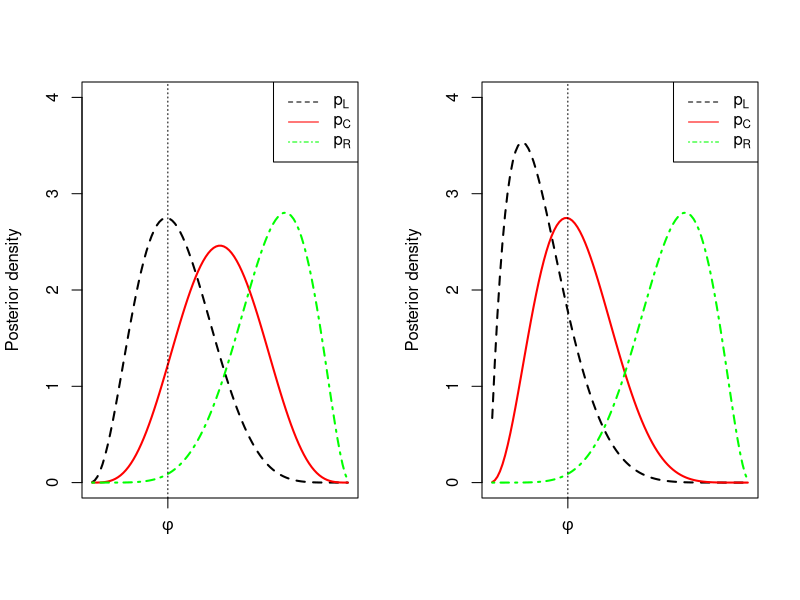

Write R code to recreate this figure.
phi <- 0.3

xs <- seq(0.01, 0.99, length.out=100)


cols <- rainbow(3)
ltys <- c(2, 1, 4)

par(mfrow=c(1,2))
alps <- c(3.5, 5, 7)
bets <- c(7, 5, 3)
plot(xs, dbeta(xs, alps[1], bets[1]), type="l", lwd=2, lty=ltys[1], 
     xlab="", ylim=c(0, 4), xaxt="n", ylab="Posterior density")
lines(xs, dbeta(xs, alps[2], bets[2]), type="l", col=cols[1], lty=ltys[2], lwd=2)
lines(xs, dbeta(xs, alps[3], bets[3]), type="l", col=cols[2], lty=ltys[3], lwd=2)
axis(1, phi, expression(phi))
abline(v=phi, lty=3)
legend.labs <- c(expression(p[L]), expression(p[C]), expression(p[R])) 
legend("topright", legend.labs, lty=ltys, col=c("black", cols[1:2]))

alps <- c(2, 3.5, 7)
bets <- c(8, 7, 3)
plot(xs, dbeta(xs, alps[1], bets[1]), type="l", lwd=2, lty=ltys[1], 
     xlab="", ylim=c(0, 4), xaxt="n", ylab="Posterior density")
lines(xs, dbeta(xs, alps[2], bets[2]), type="l", col=cols[1], lty=ltys[2], lwd=2)
lines(xs, dbeta(xs, alps[3], bets[3]), type="l", col=cols[2], lty=ltys[3], lwd=2)
axis(1, phi, expression(phi))
abline(v=phi, lty=3)
legend.labs <- c(expression(p[L]), expression(p[C]), expression(p[R])) 
legend("topright", legend.labs, lty=ltys, col=c("black", cols[1:2]))

